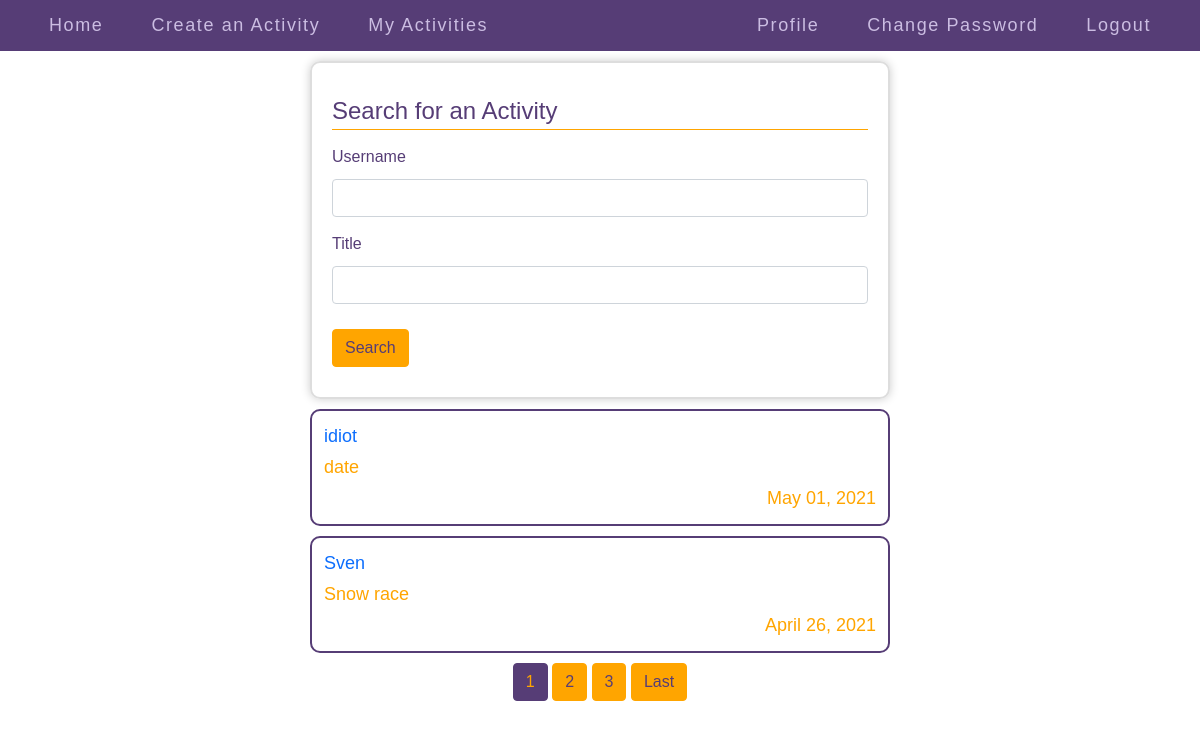
/index/ (signed in), run on an earlier commit of the app's database.
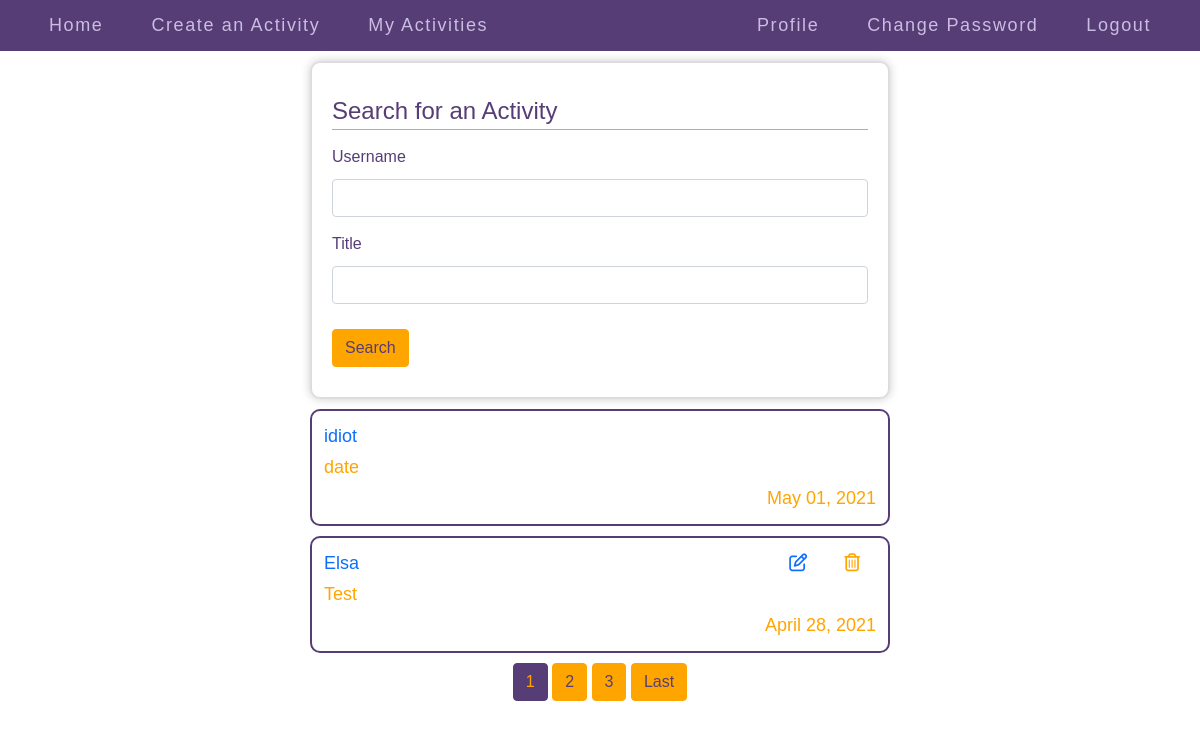
And on a later commit of the database.
### meet/models.py (models this page shows, shortened)
class Activity(models.Model):
    user = models.ForeignKey(User, on_delete=models.CASCADE, related_name="activities")
    title = models.CharField(max_length=128)
    description = models.TextField()
    time = models.DateTimeField(default=timezone.now)

### meet/views.py (the view)
# urls.py: path("index/", views.index, name="index"),
@login_required(login_url='/')
def index(request):
    if request.method == "POST":
        form = SearchActivity(request.POST)
        if form.is_valid():
            if form.cleaned_data["username"] == "" and form.cleaned_data["title"] == "":
                messages.error(request, 'Please provide at least one field input for search')
                return redirect("index")
            name = form.cleaned_data["username"]
            title = form.cleaned_data["title"]
            if name == "":
                name="empty_user"
            if title == "":
                title = "empty_title"
            return redirect("search_activities", name=name, title=title)
            return redirect("search_activities", name=form.cleaned_data["username"], title=form.cleaned_data["title"])
            return HttpResponse("Valid Searching...")
        return HttpResponse("Searching...")
    else:
        activities = Activity.objects.all().order_by('-time')
        activities_list = []
        deleted = Deleted.objects.all()
        for a in activities:
            obj = Deleted.objects.filter(activity=a).first()
            if obj is None:
                activities_list.append(a)
        paginator = Paginator(activities_list, 2)
        page_num = request.GET.get('page')
        page_obj = paginator.get_page(page_num)
        form = SearchActivity()
        return render(request, "meet/index.html", {
        "activities": page_obj, "form": form
        })

### meet/views.py
class SearchActivity(forms.Form):
    username = forms.CharField(label="Username", max_length=128, required=False)
    title = forms.CharField(label="Title", max_length=128, required=False)

### meet/templates/meet/index.html (shortened to what this page needs)
{% extends "meet/layout.html" %}
{% load crispy_forms_tags %}
{% load static %}
{% block body %}
  <div class="index_page">
    <div class="search_a_specific_activity">
      <form class="" method="post">
        <fieldset>
          <legend>Search for an Activity</legend>
          {{ form|crispy }}
        </fieldset>
        <button type="submit" class="btn btn-outline common_button">Search</button>
      </form>
    </div>
    {% for activity in activities %}
      <div class="indexpage_activity" data-id={{ activity.id }}>
        {% if request.user == activity.user %}
          <div class="fontawesome_icons">
            <a href="{% url 'edit_activity' activity.id %}"><i class="far fa-edit fontawesome_edit fontawesome_common"></i></a>
            <i data-id={{ activity.id }} class="far fa-trash-alt fontawesome_delete fontawesome_common"></i>
          </div>
        {% endif %}
        <div class="user_links">
          <a href="{% url 'user_profile' activity.user.username %}">{{ activity.user.username }}</a>
        </div>
        <div>
          {{ activity.title }}
        </div>
        <div class="indexpage_posted_on">
          {{ activity.time|date:"F d, Y" }}
        </div>
      </div>
    {% endfor %}
    <div class="pagination_links">
      {% for num in activities.paginator.page_range %}
        {% if activities.number == num %}
          <a id="current_pagination_link" class="btn btn-info" href="?page={{ num }}">{{ num }}</a>
        {% elif num > activities.number|add:'-3' and num < activities.number|add:'3' %}
          <a class="btn btn-outline-info" href="?page={{ num }}">{{ num }}</a>
        {% endif %}
      {% endfor %}
      {% if activities.has_next %}
      <a class="btn btn-outline-info" href="?page={{ activities.paginator.num_pages }}">Last</a>
      {% endif %}
    </div>
  </div>
{% endblock %}

What changed in the data, as far as the page shows it:
no longer on this page (row unchanged): Activity: user.username "Sven", title "Snow race", time "April 26, 2021"
now on this page (row edited): Activity: user.username "Elsa", title "Test", time "April 28, 2021"
